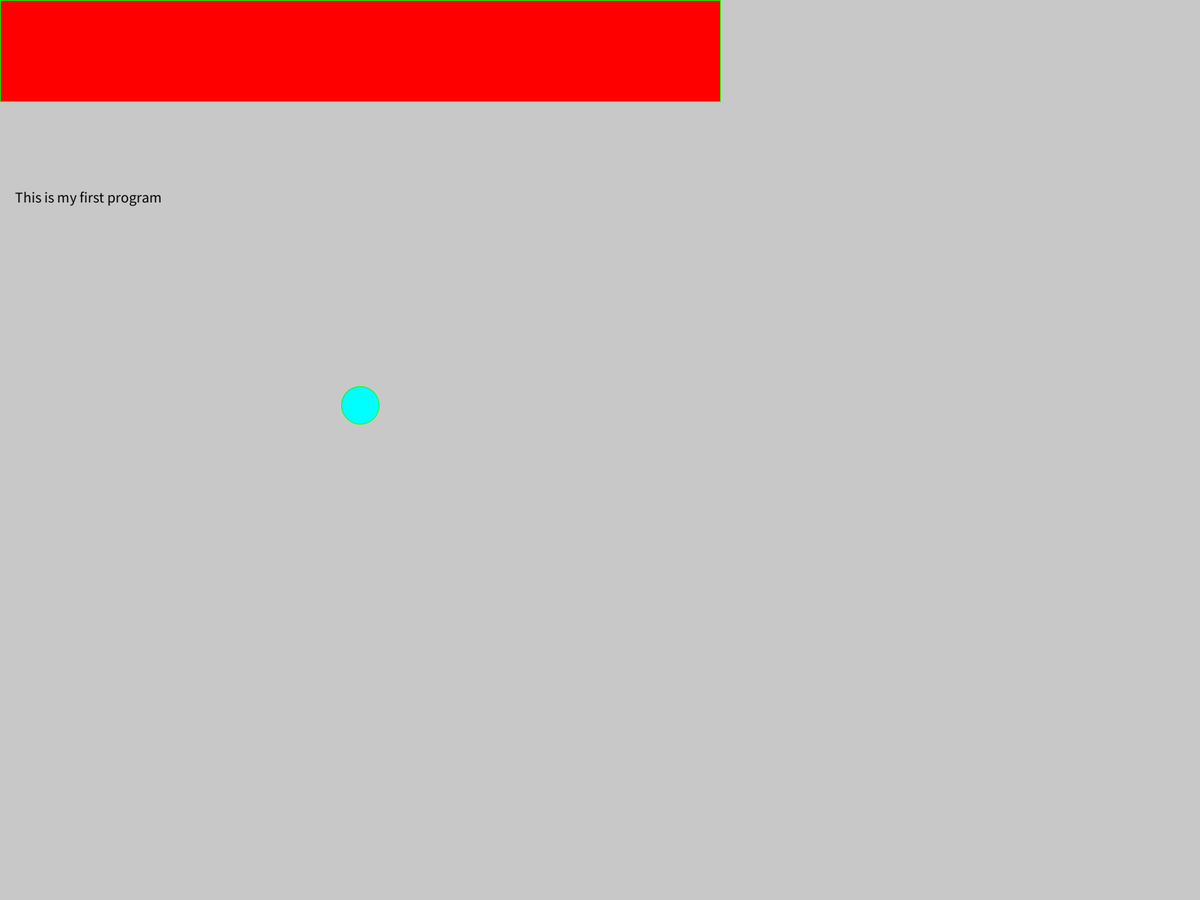
Frame 1 (no input)
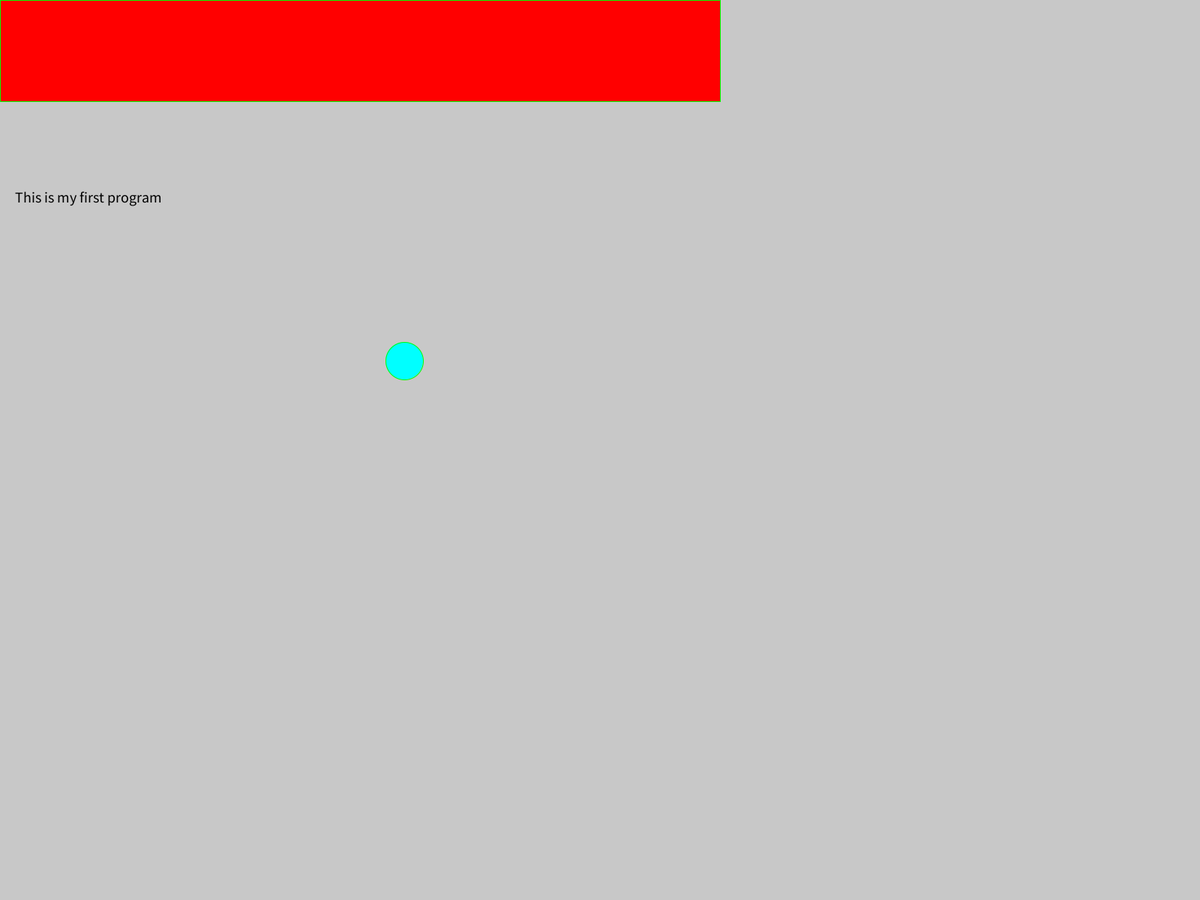
Frame 60 (the mouse pressed at the canvas centre just before this capture)
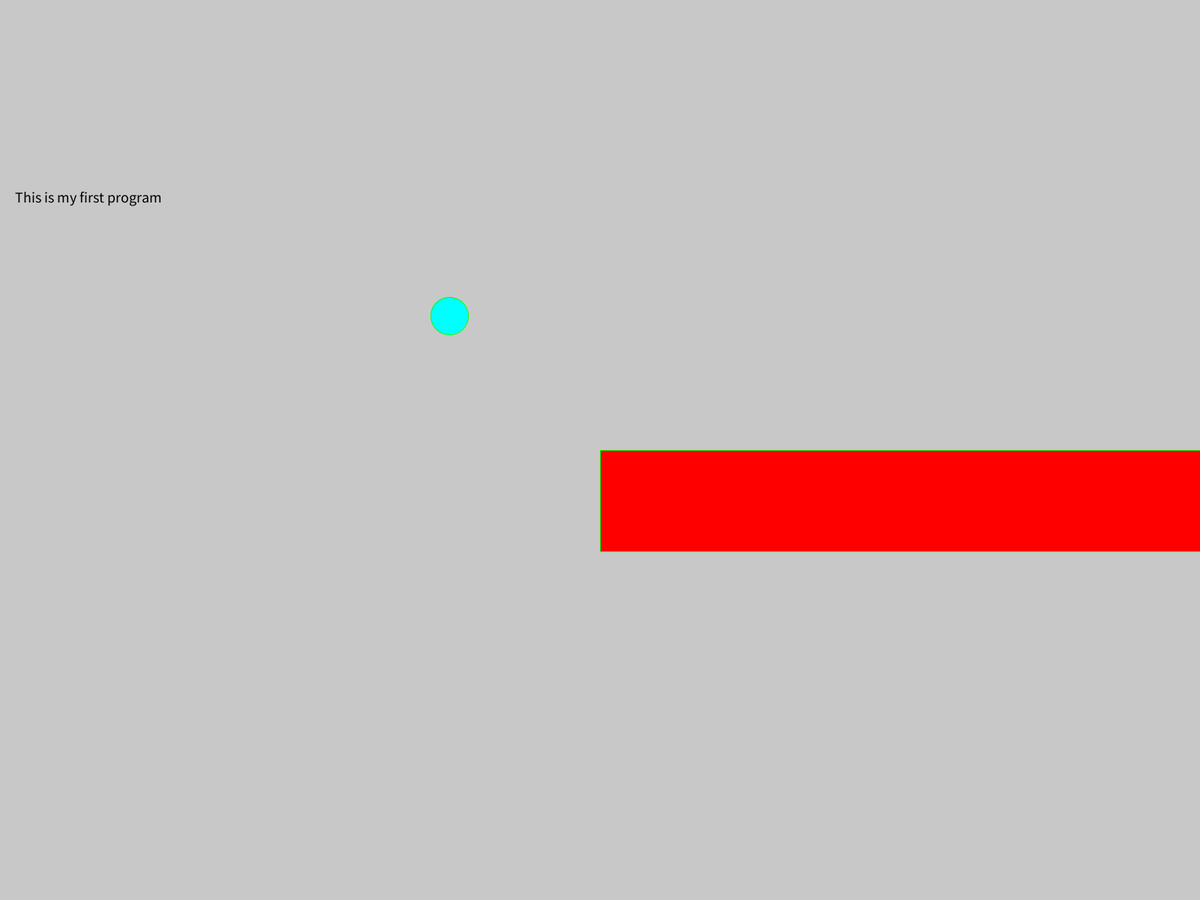
Frame 120 (the mouse held since frame 60 and released just before this capture)

The Processing sketch that drew these frames (run headless with seeded random() and noise(); from frame 60 on, the mouse is pressed at the canvas centre):

// Processing sketch: lol1
// ── lol1.pde
int ballX = 480; //Declare variable to hold x position of ball
int ballY = 540; //Declare variable to hold x position of ball
int ballWidth = 50;
int ballHeight = 50;

void setup() //runs once
{
    fullScreen(); //sets full screen
}

void draw() //runs forever
{
    background(200);  //sets the background grey 
    stroke(0, 255, 0); //sets the color of the outline of shapes drawn below this code below green
    fill(255, 0, 0); //sets the color of shapes drawn below this code red
    rect(mouseX, mouseY, 960, 135); //draws a rectangle
    fill(0, 255, 255);//sets the color of shapes drawn below this code light blue
    ellipse(ballX, ballY, ballWidth, ballHeight); //draws an ellipse. 
    textSize(20); //set text size to 20
    fill(0); //sets the color of text drawn below this code black
    text("This is my first program", 20, 270); //writes text on screen
    
    //Move ball up and right
    ballX = ballX + 1;
    ballY = ballY - 1;
}
